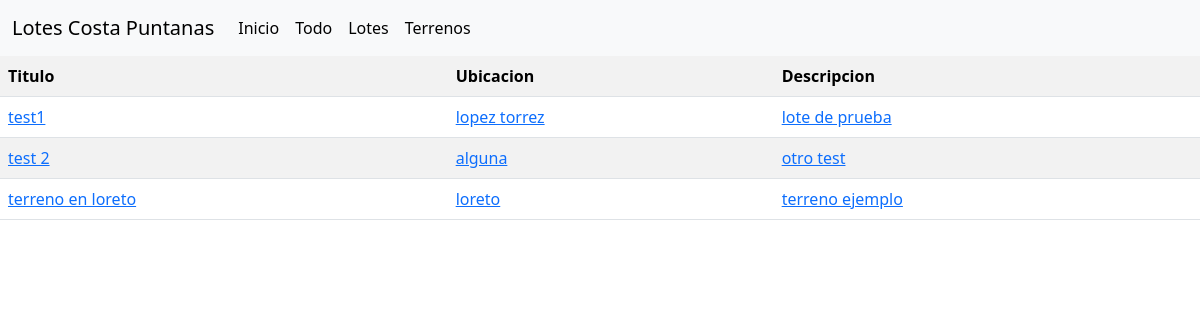
Screenshot of /fotos/listar/ with the database file from the repository.
### productos/models.py (models this page shows)
class Productos(models.Model):
    nombre = models.TextField(max_length=150)
    descripcion = models.TextField(max_length=500)
    ubicacion = models.TextField(max_length=200)
    linkMaps = models.TextField(max_length=200)
    precio = models.FloatField()
    fechaAgregado = models.DateField(auto_now_add=True, blank=True)
    estado = models.BooleanField()

### productos/views.py (the view)
# urls.py: path('fotos/listar/',vistaProductos.listarProductosFotos,name='inmuebleFotosListar'),
def listarProductosFotos(request):
    lista= Productos.objects.all()
    return render(request, 'fotos/listar.html',{
        'lista':lista,
    })

### productos/templates/fotos/listar.html (shortened to what this page needs)
{% extends 'base.html' %}
{% block content %}
<table class="table table-striped">
    <th>Titulo</th>
    <th>Ubicacion</th>
    <th>Descripcion</th>
    {% for elemento in lista %}
        <tr>
            <td><a href="{% url 'fotosListar' id=elemento.id %}">{{elemento.nombre}}</a></td>
            <td><a href="{% url 'fotosListar' id=elemento.id %}">{{elemento.ubicacion}}</a></td>
            <td><a href="{% url 'fotosListar' id=elemento.id %}">{{elemento.descripcion}}</a></td>
        </tr>
    {% endfor %}
</table>
{% endblock %}

### rows the page displays
Productos: nombre "test1", ubicacion "lopez torrez", descripcion "lote de prueba"
Productos: nombre "test 2", ubicacion "alguna", descripcion "otro test"
Productos: nombre "terreno en loreto", ubicacion "loreto", descripcion "terreno ejemplo"
